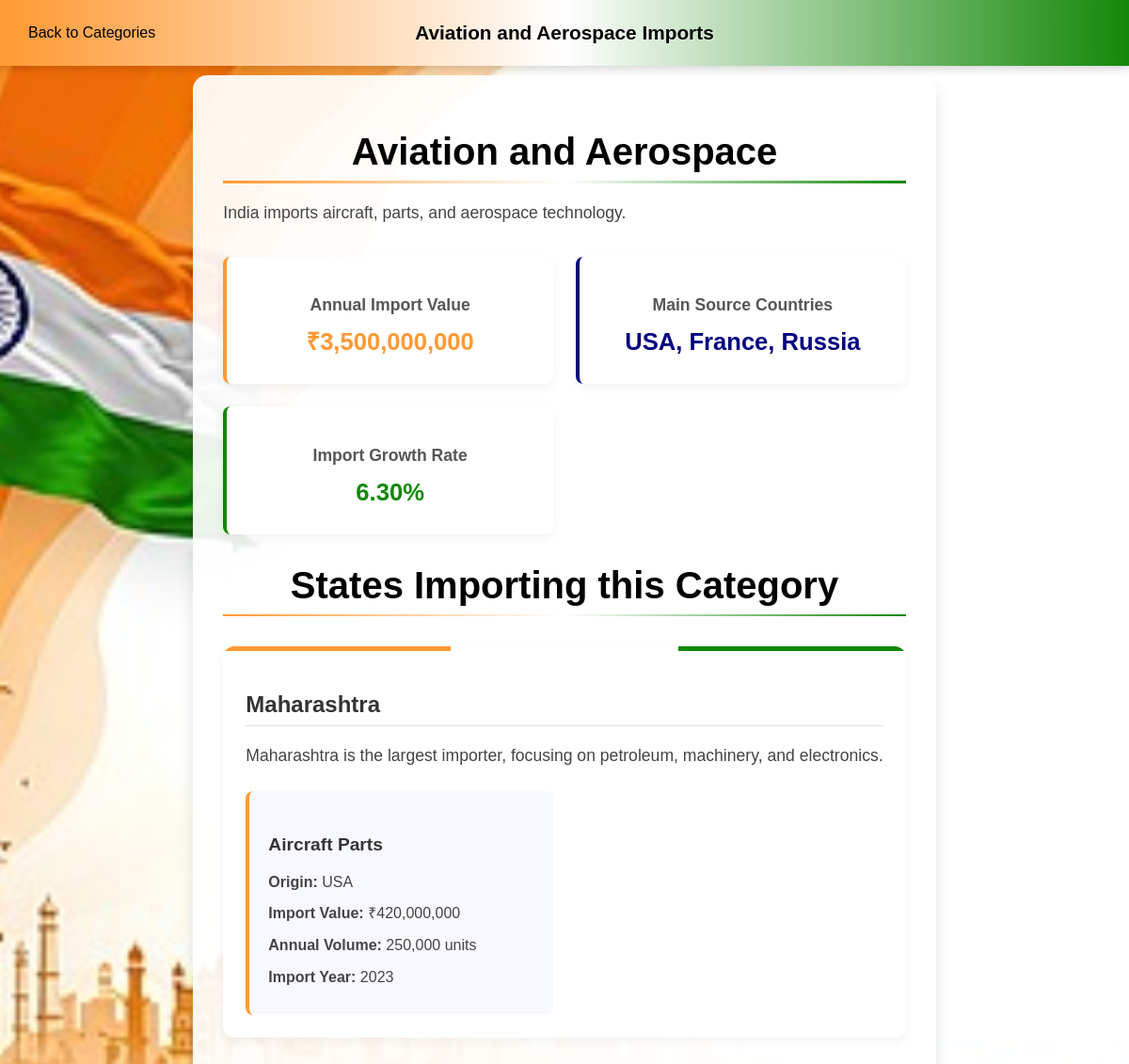
The page /pages/categories_detail.php?id=3 on the database its author committed.
### tables this page shows
CREATE TABLE categories (
    category_id INT AUTO_INCREMENT PRIMARY KEY,
    category_name VARCHAR(100) NOT NULL,
    category_description TEXT,
    category_image VARCHAR(255),
    annual_import_value DECIMAL(15,2),
    main_source_countries TEXT,
    import_growth_rate DECIMAL(5,2)
);

CREATE TABLE states (
    state_id INT AUTO_INCREMENT PRIMARY KEY,
    state_name VARCHAR(100) NOT NULL,
    state_description TEXT,
    state_image VARCHAR(255),
    import_volume DECIMAL(15,2),
    top_import_category VARCHAR(100),
    import_growth_rate DECIMAL(5,2)
);

CREATE TABLE product_imports (
    import_id INT AUTO_INCREMENT PRIMARY KEY,
    product_name VARCHAR(255) NOT NULL,
    state_id INT,
    category_id INT,
    import_value DECIMAL(15,2),
    origin_country VARCHAR(100),
    import_year INT,
    import_volume DECIMAL(15,2),
    FOREIGN KEY (state_id) REFERENCES states(state_id),
    FOREIGN KEY (category_id) REFERENCES categories(category_id)
);

### pages/categories_detail.php (the view, shortened to what this page needs)
<?php
include_once '../includes/db_connect.php';
$category_id = isset($_GET['id']) ? intval($_GET['id']) : 0;
$category_query = "SELECT * FROM categories WHERE category_id = ?";
$stmt = $conn->prepare($category_query);
$stmt->bind_param("i", $category_id);
$stmt->execute();
$category_result = $stmt->get_result();
if($category_result && $category_result->num_rows > 0) {
    $category = $category_result->fetch_assoc();
    $category_name = $category['category_name'];
    $category_description = $category['category_description'];
    $annual_import_value = $category['annual_import_value'];
    $main_source_countries = $category['main_source_countries'];
    $import_growth_rate = $category['import_growth_rate'];
} else {
    echo "<p>Error: Category with ID $category_id not found</p>";
    exit;
}
?>
<!DOCTYPE html>
<html lang="en">
<head>
    <link rel="stylesheet" href="../public/css/categories.css">
</head>
<body>
    <div class="navbar">
        <a href="../pages/categories.php" class="back-link">Back to Categories</a>
        <div><?php echo htmlspecialchars($category_name); ?> Imports</div>
    </div>
    <div class="category-details">
        <h1><?php echo htmlspecialchars($category_name); ?></h1>
        <p><?php echo htmlspecialchars($category_description); ?></p>
        <div class="category-stats">
            <div class="stat-item">
                <h3>Annual Import Value</h3>
                <p>₹<?php echo number_format(htmlspecialchars($annual_import_value)); ?></p>
            </div>
            <div class="stat-item">
                <h3>Main Source Countries</h3>
                <p><?php echo htmlspecialchars($main_source_countries); ?></p>
            </div>
            <div class="stat-item">
                <h3>Import Growth Rate</h3>
                <p><?php echo htmlspecialchars($import_growth_rate); ?>%</p>
            </div>
        </div>
        <h2>States Importing this Category</h2>
        <?php
        $states_query = "SELECT DISTINCT s.state_id, s.state_name, s.state_description
                        FROM states s
                        JOIN product_imports pi ON s.state_id = pi.state_id
                        WHERE pi.category_id = ?";
        $states_stmt = $conn->prepare($states_query);
        if (!$states_stmt) {
            echo "<p>Error preparing states query: " . $conn->error . "</p>";
        } else {
            $states_stmt->bind_param("i", $category_id);
            $states_stmt->execute();
            $states_result = $states_stmt->get_result();
            $states = [];
            if($states_result && $states_result->num_rows > 0) {
                while($row = $states_result->fetch_assoc()) {
                    $states[] = $row;
                }
                foreach($states as $state) {
                    echo "<div class='state-section'>";
                    echo "<h3>" . htmlspecialchars($state['state_name']) . "</h3>";
                    echo "<p>" . htmlspecialchars($state['state_description']) . "</p>";
                    $products_query = "SELECT * FROM product_imports
                                    WHERE state_id = ? AND category_id = ?";
                    $products_stmt = $conn->prepare($products_query);
                    if (!$products_stmt) {
                        echo "<p>Error preparing products query: " . $conn->error . "</p>";
                    } else {
                        $products_stmt->bind_param("ii", $state['state_id'], $category_id);
                        $products_stmt->execute();
                        $products_result = $products_stmt->get_result();
                        echo "<div class='import-items'>";
                        if($products_result && $products_result->num_rows > 0) {
                            while($product = $products_result->fetch_assoc()) {
                                echo "<div class='import-item'>";
                                echo "<h4>" . htmlspecialchars($product['product_name']) . "</h4>";
                                echo "<p><strong>Origin:</strong> " . htmlspecialchars($product['origin_country']) . "</p>";
                                echo "<p><strong>Import Value:</strong> ₹" . number_format(htmlspecialchars($product['import_value'])) . "</p>";
                                echo "<p><strong>Annual Volume:</strong> " . number_format(htmlspecialchars($product['import_volume'])) . " units</p>";
                                echo "<p><strong>Import Year:</strong> " . htmlspecialchars($product['import_year']) . "</p>";
                                echo "</div>";
                            }
                        } else {
                            echo "<p>No products found in this category for this state.</p>";
                        }
                        echo "</div>";
                    }
                    echo "</div>";
                }
            } else {
                echo "<p>No states found importing this category.</p>";
            }
        }
        ?>
    </div>
</body>
</html>

### public/css/categories.css (style rules this page uses)
body { padding-top: 20px; margin: 0; padding: 0; font-family: Arial, sans-serif; background: url('../images/categories/bg.jpg') no-repeat center center fixed; background-size: cover; color: #000; overflow-x: hidden; display: flex; flex-wrap: wrap; justify-content: center; align-items: flex-start; }
.navbar { position: fixed; top: 0; left: 0; width: 100%; background: linear-gradient(90deg, #FF9933, #ffffff, #138808); padding: 15px 0; z-index: 1000; display: flex; align-items: center; height: 40px; color: #000; justify-content: center; box-shadow: 0 2px 10px rgba(0,0,0,0.2); }
.navbar div { font-size: 1.3rem; font-weight: 600; text-shadow: 1px 1px 2px rgba(255,255,255,0.5); position: relative; cursor: pointer; transition: transform 0.3s ease; }
.navbar div::after { content: ''; position: absolute; bottom: -5px; left: 0; width: 100%; height: 2px; background-color: blue; transform: scaleX(0); transform-origin: center; transition: transform 0.3s ease; }
.navbar .back-link { position: absolute; left: 0; top: 50%; transform: translateY(-50%); color: #000; text-decoration: none; padding: 10px 30px; font-weight: 500; transition: transform 0.3s ease; }
.navbar .back-link::after { content: ''; position: absolute; bottom: 5px; left: 30px; width: calc(100% - 60px); height: 2px; background-color: blue; transform: scaleX(0); transform-origin: left; transition: transform 0.3s ease; }
.category-details { max-width: 1200px; margin: 80px auto 2rem; padding: 1.5rem; background-color: rgba(255, 255, 255, 0.92); border-radius: 15px; box-shadow: 0 8px 16px rgba(0, 0, 0, 0.1); }
.category-details h1 { font-size: 2.5rem; color: #000; margin-bottom: 1rem; border-bottom: 3px solid; border-image: linear-gradient(to right, #FF9933, #ffffff, #138808) 1; padding-bottom: 0.5rem; text-align: center; }
.category-details p { font-size: 1.1rem; margin-bottom: 1.5rem; color: #444; line-height: 1.6; }
.category-stats { display: grid; grid-template-columns: repeat(auto-fit, minmax(250px, 1fr)); gap: 1.5rem; margin: 2rem 0; }
.stat-item { background-color: white; border-radius: 8px; padding: 1.5rem; box-shadow: 0 4px 12px rgba(0, 0, 0, 0.05); transition: transform 0.3s ease, box-shadow 0.3s ease; text-align: center; }
.stat-item:nth-child(3n+1) { border-left: 4px solid #FF9933; }
.stat-item:nth-child(3n+2) { border-left: 4px solid #000080; }
.stat-item:nth-child(3n+3) { border-left: 4px solid #138808; }
.stat-item h3 { font-size: 1.1rem; color: #555; margin-bottom: 0.5rem; }
.stat-item p { font-size: 1.6rem; font-weight: 600; margin: 0; }
.stat-item:nth-child(3n+1) p { color: #FF9933; }
.stat-item:nth-child(3n+2) p { color: #000080; }
.stat-item:nth-child(3n+3) p { color: #138808; }
.state-section { background-color: white; border-radius: 12px; margin: 2rem 0; padding: 1.5rem; box-shadow: 0 4px 12px rgba(0, 0, 0, 0.05); transition: transform 0.3s ease; overflow: hidden; position: relative; }
.state-section::before { content: ''; position: absolute; top: 0; left: 0; right: 0; height: 5px; background: linear-gradient(to right, #FF9933 33.33%, #ffffff 33.33%, #ffffff 66.66%, #138808 66.66%); }
.state-section h3 { font-size: 1.5rem; color: #333; margin-bottom: 1rem; padding-bottom: 0.5rem; border-bottom: 1px solid #e0e0e0; }
.import-items { display: grid; grid-template-columns: repeat(auto-fill, minmax(300px, 1fr)); gap: 1.5rem; margin-top: 1.5rem; }
.import-item { background-color: #f8f9ff; border-radius: 8px; padding: 1.25rem; transition: transform 0.3s ease, box-shadow 0.3s ease; position: relative; overflow: hidden; }
.import-item:nth-child(3n+1) { border-left: 4px solid #FF9933; }
.import-item h4 { font-size: 1.2rem; color: #333; margin-bottom: 1rem; }
.import-item p { margin: 0.5rem 0; font-size: 1rem; }
h2 { font-size: 1.8rem; color: #000; margin: 2rem 0 1rem; padding-bottom: 0.5rem; border-bottom: 2px solid; border-image: linear-gradient(to right, #FF9933, #ffffff, #138808) 1; text-align: center; }
@media (min-width: 1200px) { .category-details { padding: 2rem; } }
@media (min-width: 1200px) { h2, .category-details h1 { font-size: 2.5rem; } }

### rows shown on the page
categories: category_name "Aviation and Aerospace", category_description "India imports aircraft, parts, and aerospace technology.", annual_import_value "3,500,000,000", main_source_countries "USA, France, Russia", import_growth_rate "6.30"
states: state_name "Maharashtra", state_description "Maharashtra is the largest importer, focusing on petroleum, machinery, and electronics."
product_imports: product_name "Aircraft Parts", origin_country "USA", import_value "420,000,000", import_volume "250,000", import_year "2023"
